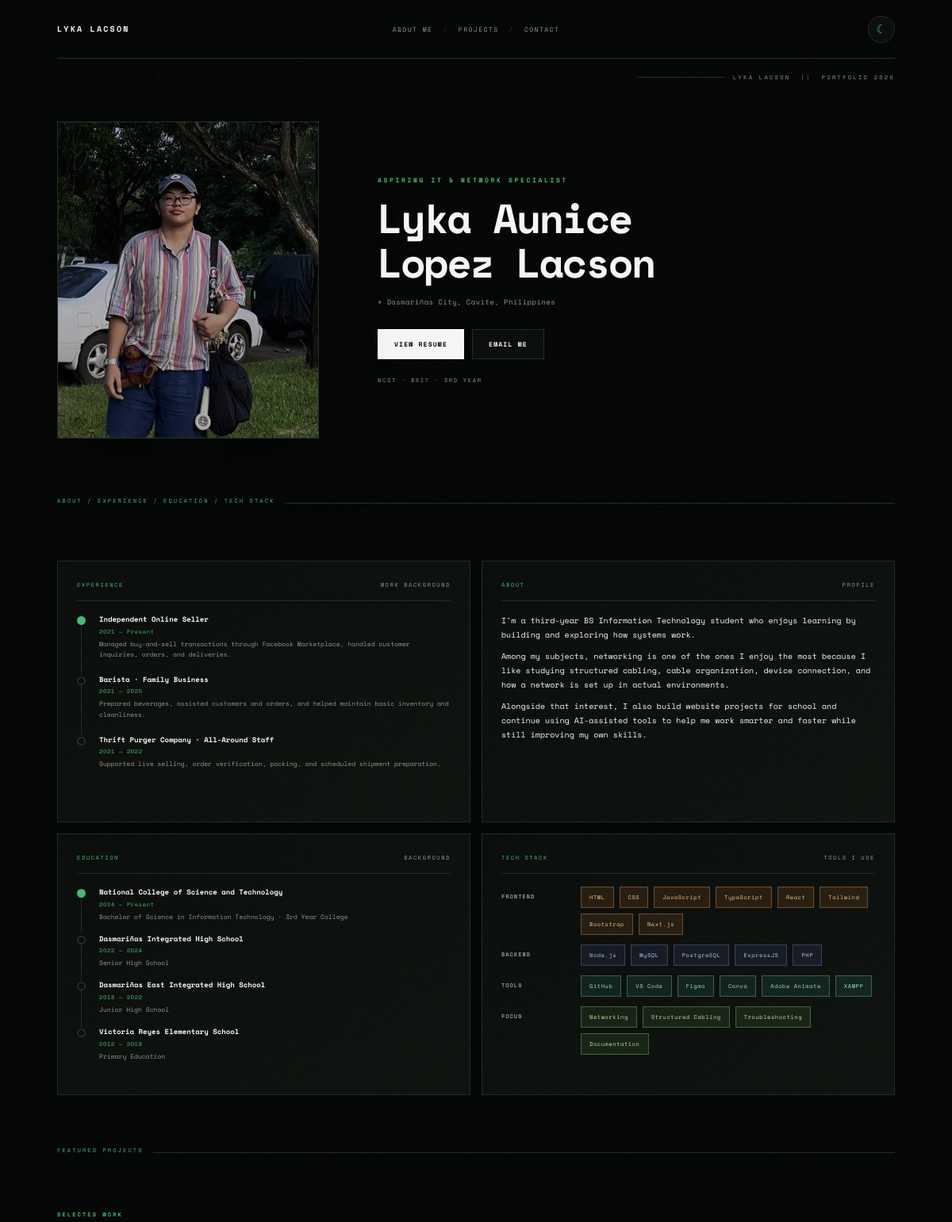
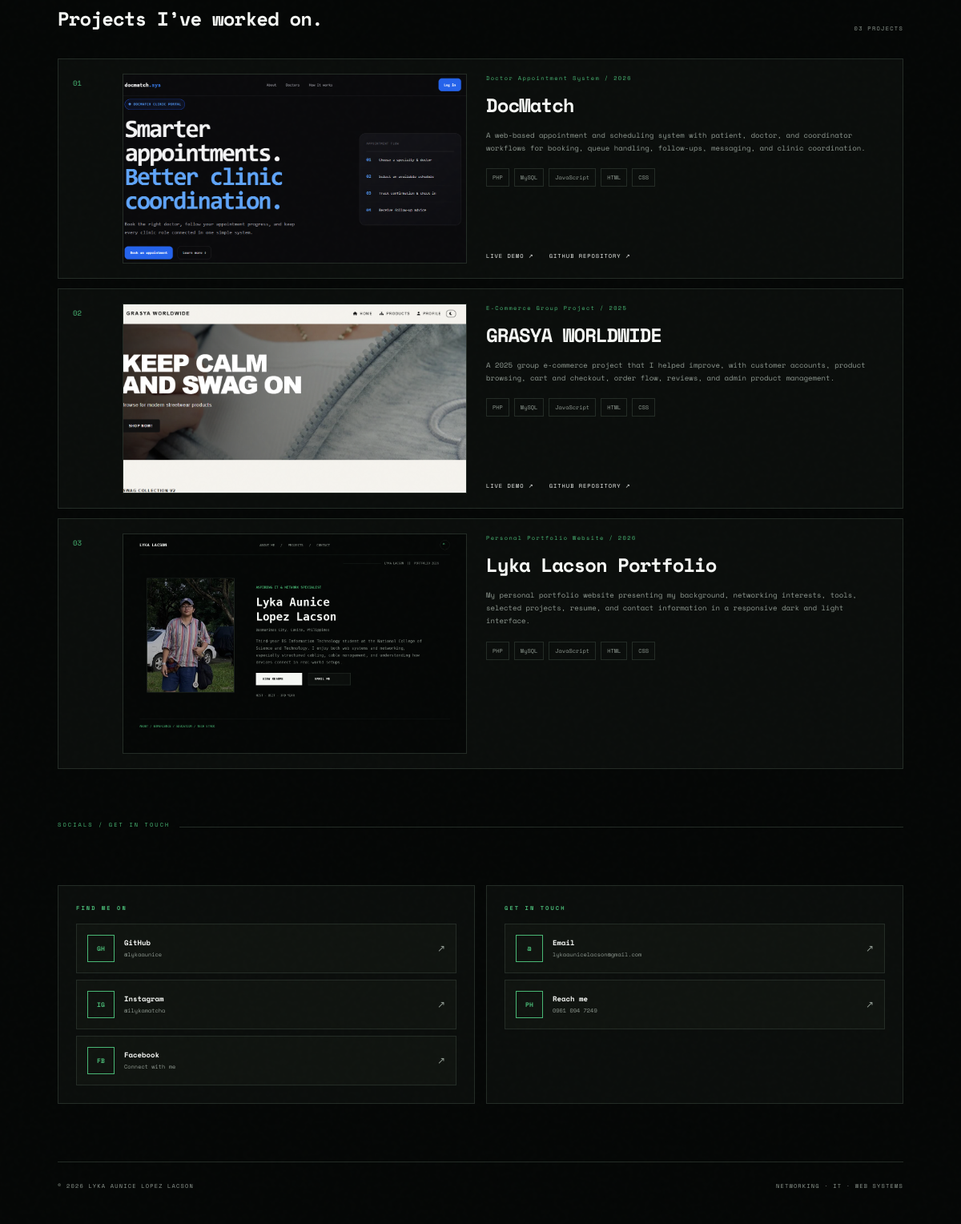
The page / on the database its author committed (2 pictures, top to bottom).
### tables this page shows
CREATE TABLE projects (
  id INT AUTO_INCREMENT PRIMARY KEY,
  title VARCHAR(150) NOT NULL,
  category VARCHAR(80) NOT NULL,
  year VARCHAR(10) NOT NULL,
  description TEXT NOT NULL,
  tech VARCHAR(255) NOT NULL,
  live_url VARCHAR(255) DEFAULT NULL,
  repo_url VARCHAR(255) DEFAULT NULL,
  sort_order INT NOT NULL DEFAULT 0
);

### index.php (the view, shortened to what this page needs)
<?php
require_once __DIR__ . '/config.php';
$projects = [];
if ($conn) {
  $result = $conn->query("SELECT * FROM projects WHERE title IN ('DocMatch','GRASYA WORLDWIDE','Lyka Lacson Portfolio') ORDER BY sort_order, id");
  if ($result) {
    while ($row = $result->fetch_assoc()) {
      if ($row['title'] === 'GRASYA WORLDWIDE') {
        $row['year'] = '2025';
        $row['category'] = 'E-Commerce Group Project';
        $row['description'] = 'A 2025 group e-commerce project that I helped improve, with customer accounts, product browsing, cart and checkout, order flow, reviews, and admin product management.';
        $row['live_url'] = 'https://grasya-worldwide.infinityfreeapp.com/index.php';
        $row['repo_url'] = 'https://github.com/lykaaunice/grasya-worldwide';
      }
      $projects[] = $row;
    }
  }
}
usort($projects, fn($a, $b) => ((int)$a['sort_order']) <=> ((int)$b['sort_order']));
$projectMedia = [
  'DocMatch' => [
    'cover' => 'assets/projects/docmatch-home.png',
    'gallery' => [
      ['src' => 'assets/projects/docmatch-home.png', 'label' => 'Landing page'],
      ['src' => 'assets/projects/docmatch-patient.png', 'label' => 'Patient booking workspace'],
      ['src' => 'assets/projects/docmatch-doctor.png', 'label' => 'Doctor dashboard'],
      ['src' => 'assets/projects/docmatch-coordinator.png', 'label' => 'Coordinator dashboard'],
    ],
  ],
  'GRASYA WORLDWIDE' => [
    'cover' => 'assets/projects/grasya-home.png',
    'gallery' => [
      ['src' => 'assets/projects/grasya-home.png', 'label' => 'Storefront landing page'],
      ['src' => 'assets/projects/grasya-products.png', 'label' => 'Product collection page'],
      ['src' => 'assets/projects/grasya-admin.png', 'label' => 'Admin product management'],
    ],
  ],
  'Lyka Lacson Portfolio' => [
    'cover' => 'assets/projects/portfolio-home.png',
    'gallery' => [
      ['src' => 'assets/projects/portfolio-home.png', 'label' => 'Portfolio home and profile'],
      ['src' => 'assets/projects/portfolio-about.png', 'label' => 'About, education, experience, and tech stack'],
    ],
  ],
];
?>
<!doctype html>
<html lang="en">
<head>
<link rel="stylesheet" href="style.css">
</head>
<body>
<div class="grain" aria-hidden="true"></div>
<header class="topbar shell">
  <a class="wordmark" href="#home">LYKA LACSON</a>
  <nav aria-label="Primary navigation">
    <a href="#about">ABOUT ME</a>
    <span>/</span>
    <a href="#projects">PROJECTS</a>
    <span>/</span>
    <a href="#contact">CONTACT</a>
  </nav>
  <button id="themeToggle" class="theme-toggle" type="button" aria-label="Switch to light mode" title="Toggle light / dark mode">
    <span class="theme-icon" aria-hidden="true">☾</span>
  </button>
</header>
<main>
<section id="home" class="hero shell">
  <div class="hero-rail"><span></span>LYKA LACSON&nbsp;&nbsp;||&nbsp;&nbsp;PORTFOLIO 2026</div>
  <button class="portrait-frame" id="portraitToggle" type="button" aria-pressed="false" aria-label="Switch personal photo">
    <img src="assets/profile-solo-crop.jpg" alt="Lyka Aunice Lopez Lacson" class="portrait-layer portrait-primary">
  </button>
  <div class="hero-copy">
    <p class="eyebrow">ASPIRING IT &amp; NETWORK SPECIALIST</p>
    <h1>Lyka Aunice<br>Lopez Lacson</h1>
    <p class="hero-meta">⌖ Dasmariñas City, Cavite, Philippines</p>
    <div class="hero-actions">
      <a class="btn solid" href="assets/Lyka_Lacson_Resume.png" target="_blank" rel="noopener">VIEW RESUME</a>
      <a class="btn" href="https://mail.google.com/mail/?view=cm&amp;fs=1&amp;to=lykaaunicelacson@gmail.com&amp;su=Portfolio%20Inquiry" target="_blank" rel="noopener">EMAIL ME</a>
    </div>
    <div class="hero-mini">NCST · BSIT · 3RD YEAR</div>
  </div>
</section>
<div class="divider"><span>ABOUT / EXPERIENCE / EDUCATION / TECH STACK</span></div>
<section id="about" class="shell section profile-grid reference-grid">
  <article class="info-card experience-card">
    <div class="card-topline"><span>EXPERIENCE</span><small>WORK BACKGROUND</small></div>
    <div class="timeline-list">
      <div class="timeline-item current"><span class="timeline-dot"></span><div><b>Independent Online Seller</b><small>2021 — Present</small><p>Managed buy-and-sell transactions through Facebook Marketplace, handled customer inquiries, orders, and deliveries.</p></div></div>
      <div class="timeline-item"><span class="timeline-dot"></span><div><b>Barista · Family Business</b><small>2021 — 2025</small><p>Prepared beverages, assisted customers and orders, and helped maintain basic inventory and cleanliness.</p></div></div>
      <div class="timeline-item"><span class="timeline-dot"></span><div><b>Thrift Purger Company · All-Around Staff</b><small>2021 — 2022</small><p>Supported live selling, order verification, packing, and scheduled shipment preparation.</p></div></div>
    </div>
  </article>
  <article class="info-card about-card">
    <div class="card-topline"><span>ABOUT</span><small>PROFILE</small></div>
    <p>I’m a third-year BS Information Technology student who enjoys learning by building and exploring how systems work.</p>
    <p>Among my subjects, networking is one of the ones I enjoy the most because I like studying structured cabling, cable organization, device connection, and how a network is set up in actual environments.</p>
    <p>Alongside that interest, I also build website projects for school and continue using AI-assisted tools to help me work smarter and faster while still improving my own skills.</p>
  </article>
  <article class="info-card education-card">
    <div class="card-topline"><span>EDUCATION</span><small>BACKGROUND</small></div>
    <div class="education-list">
      <div class="education-item active"><span class="timeline-dot"></span><div><b>National College of Science and Technology</b><small>2024 — Present</small><p>Bachelor of Science in Information Technology · 3rd Year College</p></div></div>
      <div class="education-item"><span class="timeline-dot"></span><div><b>Dasmariñas Integrated High School</b><small>2022 — 2024</small><p>Senior High School</p></div></div>
      <div class="education-item"><span class="timeline-dot"></span><div><b>Dasmariñas East Integrated High School</b><small>2018 — 2022</small><p>Junior High School</p></div></div>
      <div class="education-item"><span class="timeline-dot"></span><div><b>Victoria Reyes Elementary School</b><small>2012 — 2018</small><p>Primary Education</p></div></div>
    </div>
  </article>
  <article class="info-card stack-card">
    <div class="card-topline"><span>TECH STACK</span><small>TOOLS I USE</small></div>
    <div class="stack-sections">
      <div class="stack-row">
        <b>FRONTEND</b>
        <div class="stack-pills">
          <span class="pill frontend">HTML</span>
          <span class="pill frontend">CSS</span>
          <span class="pill frontend">JavaScript</span>
          <span class="pill frontend">TypeScript</span>
          <span class="pill frontend">React</span>
          <span class="pill frontend">Tailwind</span>
          <span class="pill frontend">Bootstrap</span>
          <span class="pill frontend">Next.js</span>
        </div>
      </div>
      <div class="stack-row">
        <b>BACKEND</b>
        <div class="stack-pills">
          <span class="pill backend">Node.js</span>
          <span class="pill backend">MySQL</span>
          <span class="pill backend">PostgreSQL</span>
          <span class="pill backend">ExpressJS</span>
          <span class="pill backend">PHP</span>
        </div>
      </div>
      <div class="stack-row">
        <b>TOOLS</b>
        <div class="stack-pills">
          <span class="pill tools">GitHub</span>
          <span class="pill tools">VS Code</span>
          <span class="pill tools">Figma</span>
          <span class="pill tools">Canva</span>
          <span class="pill tools">Adobe Animate</span>
          <span class="pill tools">XAMPP</span>
        </div>
      </div>
      <div class="stack-row">
        <b>FOCUS</b>
        <div class="stack-pills">
          <span class="pill focus">Networking</span>
          <span class="pill focus">Structured Cabling</span>
          <span class="pill focus">Troubleshooting</span>
          <span class="pill focus">Documentation</span>
        </div>
      </div>
    </div>
  </article>
</section>
<div class="divider"><span>FEATURED PROJECTS</span></div>
<section id="projects" class="shell section projects-section">
  <div class="section-head">
    <div><div class="section-label">SELECTED WORK</div><h2>Projects I’ve worked on.</h2></div>
    <span class="count"><?=str_pad((string)count($projects),2,'0',STR_PAD_LEFT)?> PROJECTS</span>
  </div>
  <div class="project-list">
  <?php foreach ($projects as $p):
    $media = $projectMedia[$p['title']] ?? null;
    $galleryJson = $media ? htmlspecialchars(json_encode($media['gallery'], JSON_UNESCAPED_SLASHES), ENT_QUOTES, 'UTF-8') : '';
  ?>
    <article class="project-row">
      <div class="project-index"><?=str_pad((string)$p['sort_order'],2,'0',STR_PAD_LEFT)?></div>
      <div class="project-preview">
        <?php if ($media): ?>
          <button class="project-shot" type="button" data-gallery="<?=$galleryJson?>" data-title="<?=htmlspecialchars($p['title'])?>" aria-label="Open <?=htmlspecialchars($p['title'])?> screenshots">
            <img src="<?=htmlspecialchars($media['cover'])?>" alt="<?=htmlspecialchars($p['title'])?> screenshot">
          </button>
        <?php endif; ?>
      </div>
      <div class="project-info">
        <div class="project-meta"><?=htmlspecialchars($p['category'])?> / <?=htmlspecialchars($p['year'])?></div>
        <h3><?=htmlspecialchars($p['title'])?></h3>
        <p><?=htmlspecialchars($p['description'])?></p>
        <div class="tags"><?php foreach(explode(',',$p['tech']) as $t): ?><span><?=htmlspecialchars(trim($t))?></span><?php endforeach; ?></div>
        <div class="links">
          <?php if(!empty($p['live_url'])): ?><a href="<?=htmlspecialchars($p['live_url'])?>" target="_blank" rel="noopener">LIVE DEMO ↗</a><?php endif; ?>
          <?php if(!empty($p['repo_url'])): ?><a href="<?=htmlspecialchars($p['repo_url'])?>" target="_blank" rel="noopener">GITHUB REPOSITORY ↗</a><?php endif; ?>
        </div>
      </div>
    </article>
  <?php endforeach; ?>
  </div>
</section>
<div class="divider"><span>SOCIALS / GET IN TOUCH</span></div>
<section id="contact" class="shell section contact-grid">
  <div class="panel contact-panel">
    <div class="section-label">FIND ME ON</div>
    <div class="link-stack">
      <a class="contact-link-card" href="https://github.com/lykaaunice" target="_blank" rel="noopener"><span class="contact-icon">GH</span><span class="contact-copy"><b>GitHub</b><small>@lykaaunice</small></span><span class="contact-arrow">↗</span></a>
      <a class="contact-link-card" href="https://www.instagram.com/ilykamatcha" target="_blank" rel="noopener"><span class="contact-icon">IG</span><span class="contact-copy"><b>Instagram</b><small>@ilykamatcha</small></span><span class="contact-arrow">↗</span></a>
      <a class="contact-link-card" href="https://www.facebook.com/share/19aRmqHbTb/?mibextid=wwXIfr" target="_blank" rel="noopener"><span class="contact-icon">FB</span><span class="contact-copy"><b>Facebook</b><small>Connect with me</small></span><span class="contact-arrow">↗</span></a>
    </div>
  </div>
  <div class="panel contact-panel">
    <div class="section-label">GET IN TOUCH</div>
    <div class="link-stack">
      <a class="contact-link-card" href="https://mail.google.com/mail/?view=cm&amp;fs=1&amp;to=lykaaunicelacson@gmail.com&amp;su=Portfolio%20Inquiry" target="_blank" rel="noopener"><span class="contact-icon">@</span><span class="contact-copy"><b>Email</b><small>lykaaunicelacson@gmail.com</small></span><span class="contact-arrow">↗</span></a>
      <a class="contact-link-card" href="tel:+639610947249"><span class="contact-icon">PH</span><span class="contact-copy"><b>Reach me</b><small>0961 094 7249</small></span><span class="contact-arrow">↗</span></a>
    </div>
  </div>
</section>
</main>
<footer class="shell"><span>© <?=date('Y')?> LYKA AUNICE LOPEZ LACSON</span><span>NETWORKING · IT · WEB SYSTEMS</span></footer>
</body>
</html>

### rows shown on the page
projects: sort_order "01", shows a picture, category "Doctor Appointment System", year "2026", title "DocMatch", description "A web-based appointment and scheduling system with patient, doctor, and coordinator workflows for booking, queue handling, follow-ups, messaging, and clinic coordination.", tech "PHP", tech "MySQL", tech "JavaScript", tech "HTML", tech "CSS"
projects: sort_order "02", shows a picture, category "E-Commerce Group Project", year "2025", title "GRASYA WORLDWIDE", description "A 2025 group e-commerce project that I helped improve, with customer accounts, product browsing, cart and checkout, order flow, reviews, and admin product management.", tech "PHP", tech "MySQL", tech "JavaScript", tech "HTML", tech "CSS"
projects: sort_order "03", shows a picture, category "Personal Portfolio Website", year "2026", title "Lyka Lacson Portfolio", description "My personal portfolio website presenting my background, networking interests, tools, selected projects, resume, and contact information in a responsive dark and light interface.", tech "PHP", tech "MySQL", tech "JavaScript", tech "HTML", tech "CSS"

### other values the page prints
str_pad((string)count($projects),2,'0',STR_PAD_LEFT) "03"
